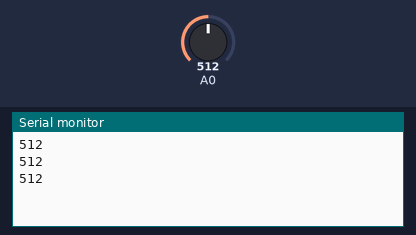
This sketch was run on a simulated Arduino Uno, built with avr-gcc and run on an emulated ATmega328P. Shown: the last lines printed to the serial monitor. The inputs (shaded band) are chosen by the test bench; at power-on: A0 = 512. No radio packets arrive unless stated.

Above: at 1.3 s.
1.4 s: A0 set to 716
At 1.9 s:
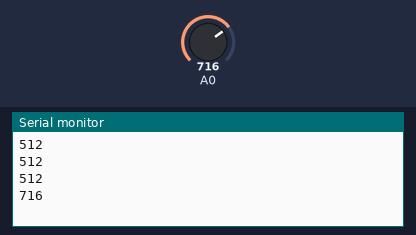
2.9 s: A0 set to 900
At 3.4 s:
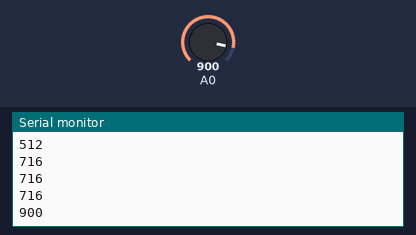
Timing chart, 0 to 5.9 s (numbered marks = the images above; inputs shaded):
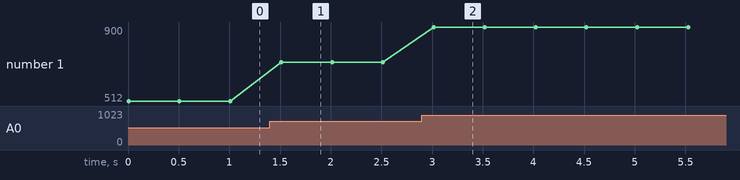

Measured:
- after the input at 1.4 s, the serial monitor: prints a new line after 0.11 s (image 1)
- after the input at 2.9 s, the serial monitor: prints a new line after 0.12 s (image 2)
- plotted number 1: 512 → 716 after the input at 1.4 s, 716 → 900 after the input at 2.9 s

The sketch:

mq135.ino
```cpp
#include<SPI.h>
#include<RF24.h>
#include<nRF24L01.h>

RF24 radio(9, 10);
const uint64_t wadd = 0xF0F0F0F0C4LL;
const uint64_t radd = 0xF0F0F0F0A3LL;

int sensorValue;
int digitalValue;
String str;
char cstr[16];
void setup()
{
  radio.begin();
  radio.setPALevel(RF24_PA_MAX);
  radio.setChannel(0x76);
  radio.openWritingPipe(wadd);
  radio.openReadingPipe(1, radd);
  radio.enableDynamicPayloads();
  radio.stopListening();
  radio.powerUp();

  Serial.begin(9600);      // sets the serial port to 9600
  pinMode( 0, INPUT);
}

void loop()
{
  sensorValue = analogRead(0);       // read analog input pin 0
  Serial.println(sensorValue, DEC);  // prints the value read
  str = String(sensorValue);
  str.toCharArray(cstr, 16);
  radio.write(&cstr, sizeof(cstr));
  delay(500);                        // wait 100ms for next reading
}
```
